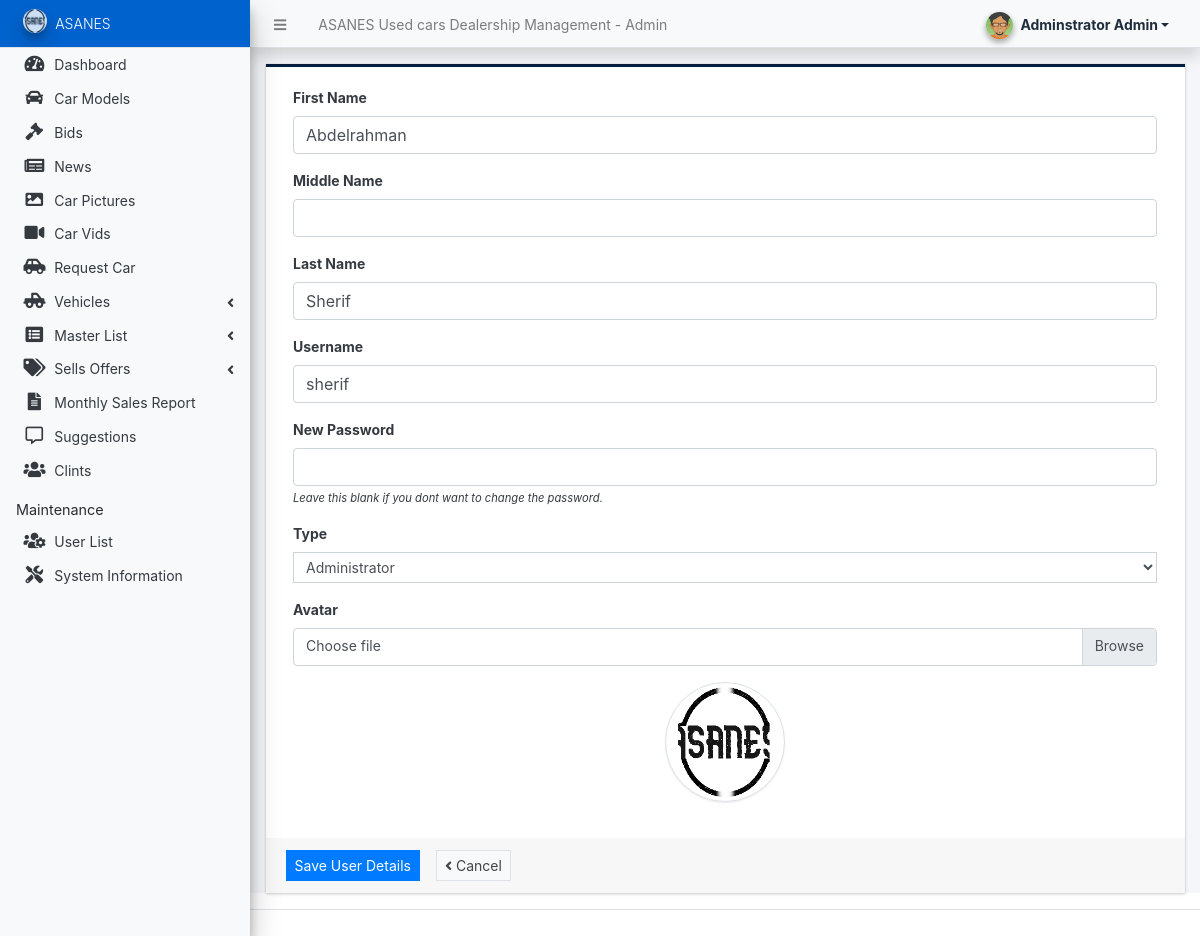
The page /admin/?page=user/manage_user&id=8 (signed in) on the database its author committed.
### tables this page shows
CREATE TABLE `users` (
  `id` int(50) NOT NULL,
  `firstname` varchar(250) NOT NULL,
  `middlename` text DEFAULT NULL,
  `lastname` varchar(250) NOT NULL,
  `username` text NOT NULL,
  `password` text NOT NULL,
  `avatar` text DEFAULT NULL,
  `last_login` datetime DEFAULT NULL,
  `type` tinyint(1) NOT NULL DEFAULT 0,
  `date_added` datetime NOT NULL DEFAULT current_timestamp(),
  `date_updated` datetime DEFAULT current_timestamp() ON UPDATE current_timestamp()
);

### classes/DBConnection.php (called while the page is built, shortened)
<?php
class DBConnection{
    private $host = DB_SERVER;
    private $username = DB_USERNAME;
    private $password = DB_PASSWORD;
    private $database = DB_NAME;
    public $conn;
    public function __construct(){
        if (!isset($this->conn)) {
            $this->conn = new mysqli($this->host, $this->username, $this->password, $this->database);
        }
    }
}
?>

### classes/SystemSettings.php (called while the page is built, shortened)
<?php
class SystemSettings extends DBConnection{
	function info($field=''){
		if(!empty($field)){
			if(isset($_SESSION['system_info'][$field]))
				return $_SESSION['system_info'][$field];
			else
				return false;
		}else{
			return false;
		}
	}
}
$_settings = new SystemSettings();
?>

### config.php (called while the page is built, shortened)
<?php
require_once('classes/DBConnection.php');
require_once('classes/SystemSettings.php');
function validate_image($file){
    global $_settings;
	if(!empty($file)){
        $ex = explode("?",$file);
        $file = $ex[0];
        $ts = isset($ex[1]) ? "?".$ex[1] : '';
		if(is_file(base_app.$file)){
			return base_url.$file.$ts;
		}else{
			return base_url.($_settings->info('logo'));
		}
	}else{
		return base_url.($_settings->info('logo'));
	}
}
?>

### admin/user/manage_user.php (the view, shortened to what this page needs)
<?php
if(isset($_GET['id'])){
    $user = $conn->query("SELECT * FROM users where id ='{$_GET['id']}' ");
    foreach($user->fetch_array() as $k =>$v){
        $meta[$k] = $v;
    }
}
?>
<div class="card card-outline rounded-0 card-navy">
	<div class="card-body">
		<div class="container-fluid">
			<form action="" id="manage-user">
				<div class="form-group">
					<label for="name">First Name</label>
					<input type="text" name="firstname" id="firstname" class="form-control" value="<?php echo isset($meta['firstname']) ? $meta['firstname']: '' ?>" required>
				</div>
				<div class="form-group">
					<label for="name">Middle Name</label>
					<input type="text" name="middlename" id="middlename" class="form-control" value="<?php echo isset($meta['middlename']) ? $meta['middlename']: '' ?>">
				</div>
				<div class="form-group">
					<label for="name">Last Name</label>
					<input type="text" name="lastname" id="lastname" class="form-control" value="<?php echo isset($meta['lastname']) ? $meta['lastname']: '' ?>" required>
				</div>
				<div class="form-group">
					<label for="username">Username</label>
					<input type="text" name="username" id="username" class="form-control" value="<?php echo isset($meta['username']) ? $meta['username']: '' ?>" required  autocomplete="off">
				</div>
				<div class="form-group">
					<label for="password"><?= isset($meta['id']) ? "New" : "" ?> Password</label>
					<input type="password" name="password" id="password" class="form-control" value="" autocomplete="off">
                    <?php if(isset($meta['id'])): ?>
					<small><i>Leave this blank if you dont want to change the password.</i></small>
                    <?php endif; ?>
				</div>
                <div class="form-group">
                    <label for="type" class="control-label">Type</label>
                    <select name="type" id="type" class="form-control form-control-sm rounded-0" required>
                    <option value="1" <?php echo isset($meta['type']) && $meta['type'] == 1 ? 'selected' : '' ?>>Administrator</option>
                    </select>
                </div>
				<div class="form-group">
					<label for="" class="control-label">Avatar</label>
					<div class="custom-file">
		              <label class="custom-file-label" for="customFile">Choose file</label>
		            </div>
				</div>
				<div class="form-group d-flex justify-content-center">
					<img src="<?php echo validate_image(isset($meta['avatar']) ? $meta['avatar'] :'') ?>" alt="" id="cimg" class="img-fluid img-thumbnail">
				</div>
			</form>
		</div>
	</div>
	<div class="card-footer">
			<div class="col-md-12">
				<div class="row">
					<button class="btn btn-sm btn-primary rounded-0 mr-3" form="manage-user">Save User Details</button>
					<a href="./?page=user/list" class="btn btn-sm btn-default border rounded-0" form="manage-user"><i class="fa fa-angle-left"></i> Cancel</a>
				</div>
			</div>
		</div>
</div>

### admin/user/manage_user.php (style rules this page uses)
img#cimg { height: 15vh; width: 15vh; object-fit: cover; border-radius: 100% 100%; }

### rows shown on the page
users: firstname "Abdelrahman", lastname "Sherif", username "sherif", type "Administrator"

### other values the page prints
$_settings->info('name') "ASANES Used cars Dealership Management"
$_settings->userdata('firstname').' '.$_settings->userdata('lastname') "Adminstrator Admin"
$_settings->info('short_name') "ASANES"
